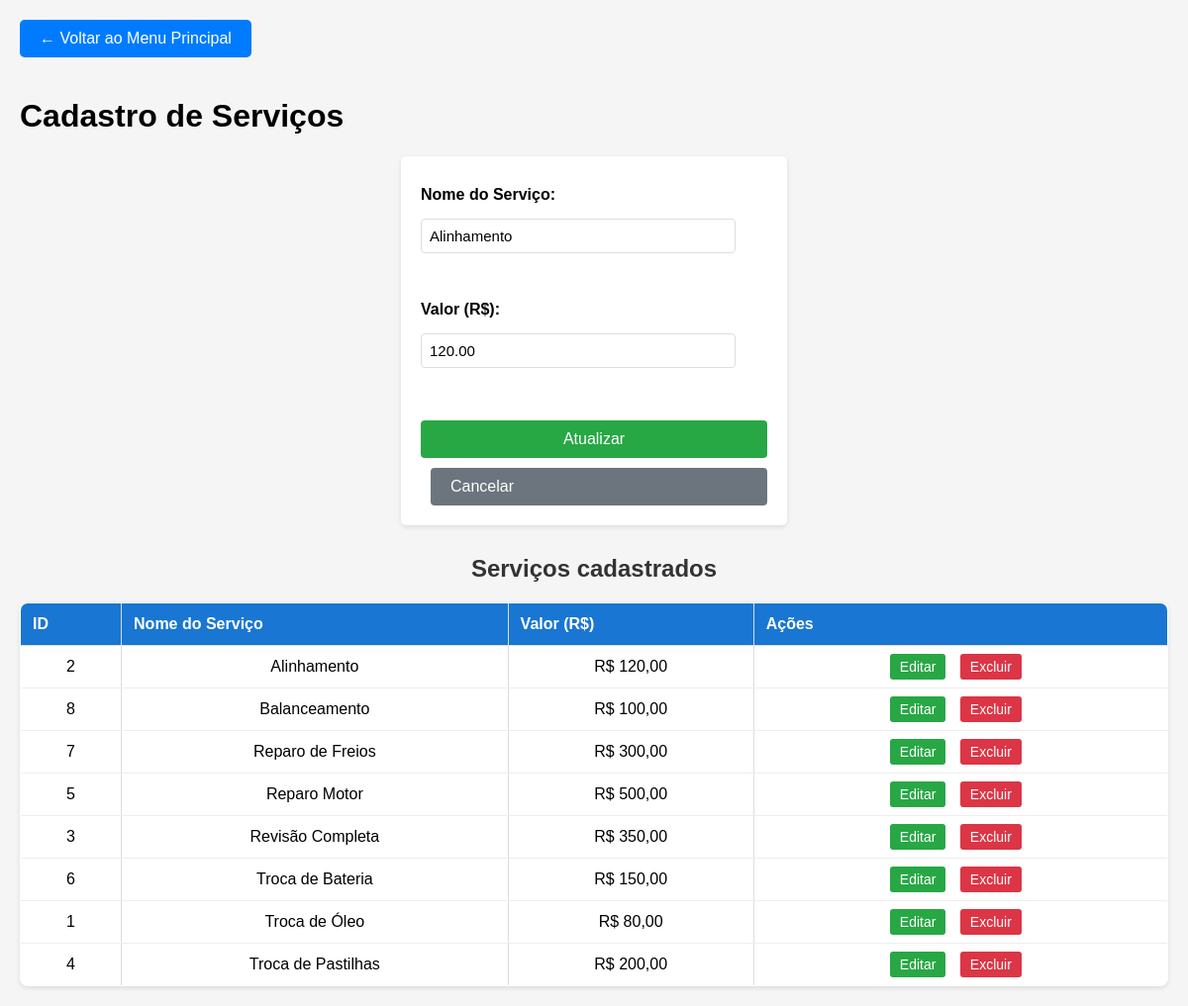
Page /view/indexS.php?edit=2 on the committed database.
### tables this page shows
CREATE TABLE SERVICO (
    ID_SERVICO INT AUTO_INCREMENT PRIMARY KEY,
    NOME_SERVICO VARCHAR(100),
    VALOR_SERVICO DECIMAL(10,2)
);

### model/Connection.php (called while the page is built)
<?php
class Connection {
    private static $instance = null;
    public static function getInstance() {
        if (!self::$instance) {
            try {
                $host = 'localhost';
                $dbname = 'OFICINA';
                $user = 'root';
                $pass = 'Charlo2025@';
                self::$instance = new PDO(
                    "mysql:host=$host;dbname=$dbname;charset=utf8mb4",
                    $user,
                    $pass
                );
                self::$instance->setAttribute(PDO::ATTR_ERRMODE, PDO::ERRMODE_EXCEPTION);
            } catch (PDOException $e) {
                die("Erro ao conectar ao MySQL: " . $e->getMessage());
            }
        }
        return self::$instance;
    }
}
?>

### controller/ServicoController.php (called while the page is built, shortened)
<?php
require_once __DIR__ . '/../model/ServicoDAO.php';
require_once __DIR__ . '/../model/Servico.php';
class ServicoController {
    private $dao;
    public function __construct() {
        $this->dao = new ServicoDAO();
    }
    public function listar() {
        return $this->dao->listar();
    }
    public function buscarPorId($id) {
        return $this->dao->buscarPorId($id);
    }
}

### model/ServicoDAO.php (called while the page is built, shortened)
<?php
require_once __DIR__ . '/Connection.php';
require_once __DIR__ . '/Servico.php';
class ServicoDAO {
    private $conn;
    public function __construct() {
        $this->conn = Connection::getInstance();
    }
    public function listar() {
        try {
            $sql = "SELECT * FROM SERVICO ORDER BY NOME_SERVICO";
            $stmt = $this->conn->query($sql);
            $lista = [];
            while ($row = $stmt->fetch(PDO::FETCH_ASSOC)) {
                $lista[] = new Servico(
                    $row['NOME_SERVICO'],
                    $row['VALOR_SERVICO'],
                    null,
                    null,
                    'ativo',
                    $row['ID_SERVICO']
                );
            }
            return $lista;
        } catch (PDOException $e) {
            throw new Exception("Erro ao listar serviços: " . $e->getMessage());
        }
    }
    public function buscarPorId($id) {
        try {
            $sql = "SELECT * FROM SERVICO WHERE ID_SERVICO = ?";
            $stmt = $this->conn->prepare($sql);
            $stmt->execute([$id]);
            $row = $stmt->fetch(PDO::FETCH_ASSOC);
            return new Servico(
                $row['NOME_SERVICO'],
                $row['VALOR_SERVICO'],
                null,
                null,
                'ativo',
                $row['ID_SERVICO']
            );
        } catch (PDOException $e) {
            throw new Exception("Erro ao buscar serviço: " . $e->getMessage());
        }
    }
}

### model/Servico.php (called while the page is built, shortened)
<?php
class Servico {
    private $id;
    private $nomeServico;
    private $valorServico;
    public function __construct($nomeServico, $valorServico, $tempoEstimado = null, $descricao = null, $statusServico = 'ativo', $id = null) {
        $this->id = $id;
        $this->nomeServico = $nomeServico;
        $this->valorServico = $valorServico;
    }
    public function getId() { return $this->id; }
    public function getNomeServico() { return $this->nomeServico; }
    public function getValorServico() { return $this->valorServico; }
}

### view/indexS.php (the view, shortened to what this page needs)
<?php
require_once __DIR__ . '/../Controller/ServicoController.php';
$controller = new ServicoController();
$servicoEditando = null;
if (isset($_GET['edit'])) {
    $servicoEditando = $controller->buscarPorId($_GET['edit']);
}
$lista = $controller->listar();
?>
<!DOCTYPE html>
<html lang="pt-br">
<head>
    <link rel="stylesheet" href="style.css">
</head>
<body>
<div class="header">
    <a href="index.php">← Voltar ao Menu Principal</a>
    <h1>Cadastro de Serviços</h1>
</div>
<form method="POST" id="formServico">
    <label>Nome do Serviço:</label>
    <input type="text" name="nome_servico" id="nome_servico"
           value="<?= $servicoEditando ? htmlspecialchars($servicoEditando->getNomeServico()) : '' ?>" required><br>
    <label>Valor (R$):</label>
    <input type="number" name="valor_servico" id="valor_servico" step="0.01" min="0"
           value="<?= $servicoEditando ? htmlspecialchars($servicoEditando->getValorServico()) : '' ?>" required><br>
    <button type="submit" name="acao" value="<?= $servicoEditando ? 'editar' : 'salvar' ?>">
        <?= $servicoEditando ? 'Atualizar' : 'Salvar' ?>
    </button>
    <?php if ($servicoEditando): ?>
        <a href="indexS.php" class="btn-cancelar">Cancelar</a>
    <?php endif; ?>
</form>
<h2>Serviços cadastrados</h2>
<?php if (empty($lista)): ?>
    <p>Nenhum serviço cadastrado ainda.</p>
<?php else: ?>
    <table border="1">
        <tr>
            <th>ID</th>
            <th>Nome do Serviço</th>
            <th>Valor (R$)</th>
            <th>Ações</th>
        </tr>
        <?php foreach ($lista as $s): ?>
        <tr>
            <td><?= htmlspecialchars($s->getId()) ?></td>
            <td><?= htmlspecialchars($s->getNomeServico()) ?></td>
            <td>R$ <?= number_format($s->getValorServico(), 2, ',', '.') ?></td>
            <td class="acoes">
                <a href="?edit=<?= $s->getId() ?>" class="btn-editar">Editar</a>
                <a href="?delete=<?= $s->getId() ?>" class="btn-excluir"
                   onclick="return confirm('Tem certeza que deseja excluir este serviço?');">Excluir</a>
            </td>
        </tr>
        <?php endforeach; ?>
    </table>
<?php endif; ?>
</body>
</html>

### view/style.css (style rules this page uses)
body { margin: 0; font-family: Arial, Helvetica, sans-serif; background: #f2f2f2; }
h2, h3 { text-align: center; margin-top: 20px; color: #333; }
form { width: 350px; margin: 20px auto; padding: 20px; background: white; border-radius: 8px; box-shadow: 0px 0px 10px #0002; display: flex; flex-direction: column; gap: 10px; }
form input { padding: 10px; border: 1px solid #ccc; border-radius: 6px; font-size: 15px; }
button { padding: 10px; background: #1976D2; color: white; border: none; border-radius: 6px; cursor: pointer; font-size: 16px; transition: 0.2s; }
table { width: 90%; margin: 20px auto; border-collapse: collapse; background: white; border-radius: 8px; overflow: hidden; box-shadow: 0px 0px 10px #0002; }
table th { background: #1976D2; color: white; padding: 12px; }
table td { padding: 12px; text-align: center; border-bottom: 1px solid #eee; }

### view/indexS.php (style rules this page uses)
body { font-family: Arial, sans-serif; margin: 20px; background: #f5f5f5; }
.header { margin-bottom: 20px; }
.header a { display: inline-block; padding: 10px 20px; background: #007bff; color: white; text-decoration: none; border-radius: 5px; margin-bottom: 20px; }
form { margin-bottom: 30px; padding: 20px; background: white; border-radius: 5px; box-shadow: 0 2px 5px rgba(0,0,0,0.1); }
label { display: block; margin-top: 10px; font-weight: bold; }
input[type="text"], input[type="number"] { width: 300px; padding: 8px; margin-top: 5px; border: 1px solid #ddd; border-radius: 4px; }
button { margin-top: 15px; padding: 10px 20px; background: #007bff; color: white; border: none; border-radius: 4px; cursor: pointer; }
button[value="editar"] { background: #28a745; }
.btn-cancelar { background: #6c757d; margin-left: 10px; display: inline-block; padding: 10px 20px; text-decoration: none; color: white; border-radius: 4px; }
table { width: 100%; border-collapse: collapse; margin-top: 20px; background: white; box-shadow: 0 2px 5px rgba(0,0,0,0.1); }
th, td { padding: 12px; text-align: left; border: 1px solid #ddd; }
th { background-color: #f2f2f2; font-weight: bold; }
.acoes a { margin-right: 10px; padding: 5px 10px; text-decoration: none; border-radius: 3px; font-size: 14px; }
.btn-editar { background: #28a745; color: white; }
.btn-excluir { background: #dc3545; color: white; }

### rows in the picture
servico: nome_servico "Alinhamento", valor_servico "120.00", ID_SERVICO "2", NOME_SERVICO "Alinhamento", VALOR_SERVICO "120,00"
servico: ID_SERVICO "8", NOME_SERVICO "Balanceamento", VALOR_SERVICO "100,00"
servico: ID_SERVICO "7", NOME_SERVICO "Reparo de Freios", VALOR_SERVICO "300,00"
servico: ID_SERVICO "5", NOME_SERVICO "Reparo Motor", VALOR_SERVICO "500,00"
servico: ID_SERVICO "3", NOME_SERVICO "Revisão Completa", VALOR_SERVICO "350,00"
servico: ID_SERVICO "6", NOME_SERVICO "Troca de Bateria", VALOR_SERVICO "150,00"
servico: ID_SERVICO "1", NOME_SERVICO "Troca de Óleo", VALOR_SERVICO "80,00"
servico: ID_SERVICO "4", NOME_SERVICO "Troca de Pastilhas", VALOR_SERVICO "200,00"
